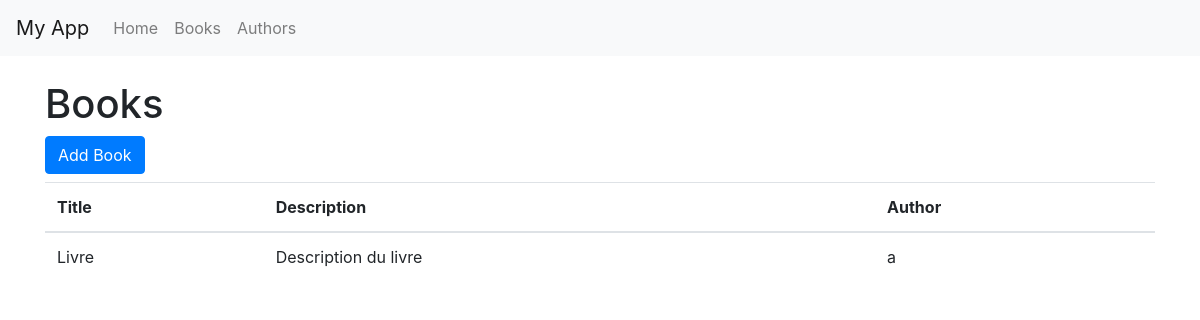
Before: /books with the older database file.
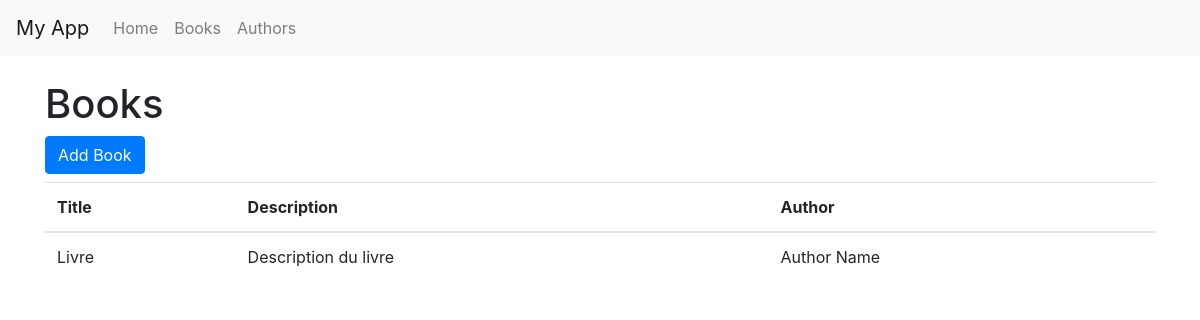
After: the same page with the newer database file.
### app.py (models this page shows, shortened)
class Book(db.Model):
    id = db.Column(db.Integer, primary_key=True)
    title = db.Column(db.String(80), nullable=False)
    description = db.Column(db.String(250))
    author_id = db.Column(db.Integer, db.ForeignKey('author.id'), nullable=False)

class Author(db.Model):
    id = db.Column(db.Integer, primary_key=True)
    name = db.Column(db.String(80), nullable=False)
    email = db.Column(db.String(80), nullable=False)
    books = db.relationship('Book', backref='author', lazy=True)

### app.py (the view)
@app.route('/books')
def books():
    books = Book.query.all()
    return render_template('books.html', books=books)

### templates/books.html (shortened to what this page needs)
{% extends 'base.html' %}
{% block content %}
  <h1>Books</h1>
  <a href="{{ url_for('add_book') }}" class="btn btn-primary mb-2">Add Book</a>
  <table class="table">
    <thead>
      <tr>
        <th>Title</th>
        <th>Description</th>
        <th>Author</th>
      </tr>
    </thead>
    <tbody>
      {% for book in books %}
        <tr>
          <td>{{ book.title }}</td>
          <td>{{ book.description }}</td>
          <td>{{ book.author.name }}</td>
        </tr>
      {% endfor %}
    </tbody>
  </table>
{% endblock %}

### templates/base.html (shortened to what this page needs)
<!DOCTYPE html>
<html>
  <head>
    <link rel="stylesheet" href="{{ url_for('static', filename='css/bootstrap.min.css') }}">
  </head>
  <body>
    <nav class="navbar navbar-expand-lg navbar-light bg-light">
      <a class="navbar-brand" href="{{ url_for('index') }}">My App</a>
      <div class="collapse navbar-collapse" id="navbarNav">
        <ul class="navbar-nav">
          <li class="nav-item">
            <a class="nav-link" href="{{ url_for('index') }}">Home</a>
          </li>
          <li class="nav-item">
            <a class="nav-link" href="{{ url_for('books') }}">Books</a>
          </li>
          <li class="nav-item">
            <a class="nav-link" href="{{ url_for('authors') }}">Authors</a>
          </li>
        </ul>
      </div>
    </nav>
    <div class="container mt-4">
      {% block content %}{% endblock %}
    </div>
  </body>
</html>

Changed rows visible on the page:
changed through a linked row, Book "Livre": author.name "a" → "Author Name"
